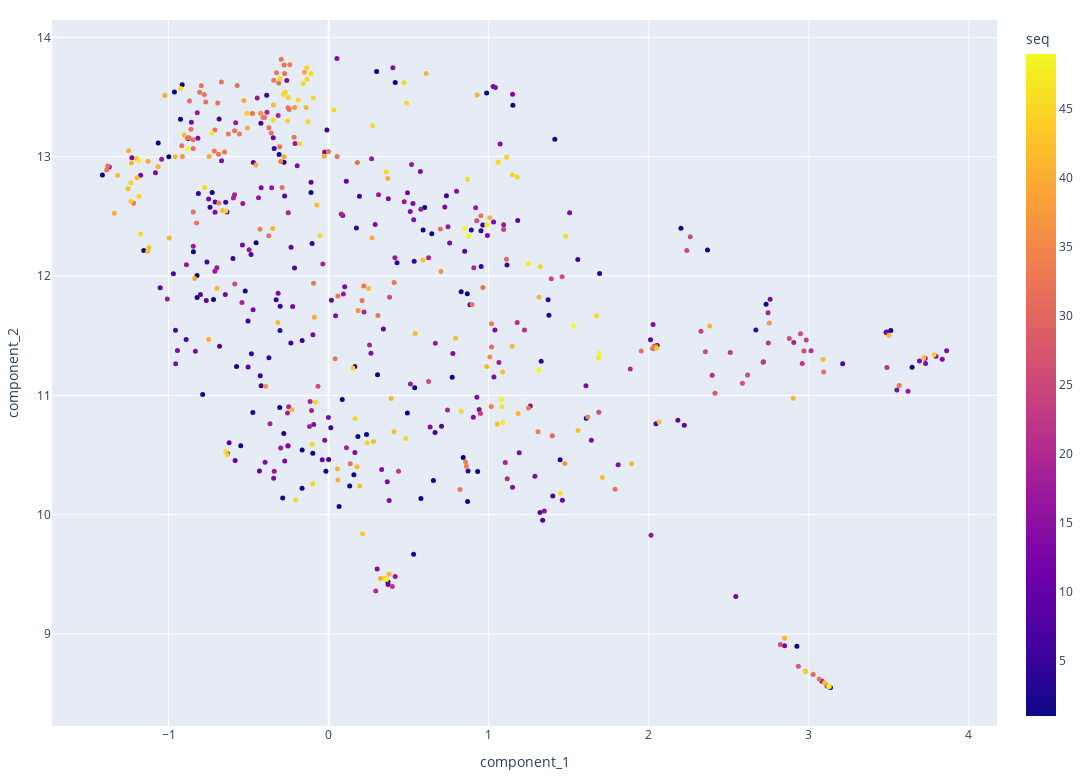

Notebook cell for this chart:
### Code cell
import umap
import plotly.express as px


def run_umap(embeddings, labels):
    """
    Runs umap on an array of vectors
        and returns a dataframe with the embeddings and class labels.
    """
    umap_model = umap.UMAP(n_components=3)
    umap_comps = umap_model.fit_transform(embeddings)

    return(
        pd.DataFrame({
            "component_1": umap_comps[:, 0],
            "component_2": umap_comps[:, 1],
            "component_3": umap_comps[:, 2],
            "class": labels,
            "row_id": range(len(umap_comps)),
        })
    )


def vis_components(
    components_df,
    xcol="component_1",
    ycol="component_2",
    zcol="component_3",
    colour_col="class",
    height=780,
    width=1366):
    """
    Plots a component dataframe in an interactive 3d plotly plot.
    Returns the plotly figure.
    """
    fig = px.scatter(
        components_df,
        x=xcol,
        y=ycol,
        # z=zcol,
        color=colour_col,
        hover_name="sentence")

    fig.update_traces(
        marker=dict(size=5),
        selector=dict(mode="markers"))

    fig.update_layout(
        margin=dict(l=20, r=20, t=20, b=20),
        height=height, width=width
    )

    return(fig)

# umap_components = run_umap(e_list, sentence_pd["party"].values)
umap_components["sentence"] = sentence_pd["sentence"].values
umap_components["speaker"] = sentence_pd["speaker"].values
umap_components["party"] = sentence_pd["party"].values
umap_components["seq"] = sentence_pd["seq"].values

vis_components(umap_components, colour_col="seq")

### Figure 1 — Plotly figure (JSON) as saved in the notebook; plotly's stock layout.template omitted (floating-point values rounded to 4 significant figures; data arrays with more than 128 entries replaced by an {"elided": "..."} marker saying what was removed)
{"data": [{"hovertemplate": "<b>%{hovertext}</b><br><br>component_1=%{x}<br>component_2=%{y}<br>seq=%{marker.color}<extra></extra>", "hovertext": {"elided": "562 str values"}, "legendgroup": "", "marker": {"color": {"elided": "562 int values"}, "coloraxis": "coloraxis", "size": 5, "symbol": "circle"}, "mode": "markers", "name": "", "orientation": "v", "showlegend": false, "type": "scatter", "x": {"elided": "562 float values"}, "xaxis": "x", "y": {"elided": "562 float values"}, "yaxis": "y"}], "layout": {"coloraxis": {"colorbar": {"title": {"text": "seq"}}, "colorscale": [[0, "#0d0887"], [0.1111, "#46039f"], [0.2222, "#7201a8"], [0.3333, "#9c179e"], [0.4444, "#bd3786"], [0.5556, "#d8576b"], [0.6667, "#ed7953"], [0.7778, "#fb9f3a"], [0.8889, "#fdca26"], [1, "#f0f921"]]}, "height": 780, "legend": {"tracegroupgap": 0}, "margin": {"b": 20, "l": 20, "r": 20, "t": 20}, "width": 1366, "xaxis": {"anchor": "y", "domain": [0, 1], "title": {"text": "component_1"}}, "yaxis": {"anchor": "x", "domain": [0, 1], "title": {"text": "component_2"}}}}
